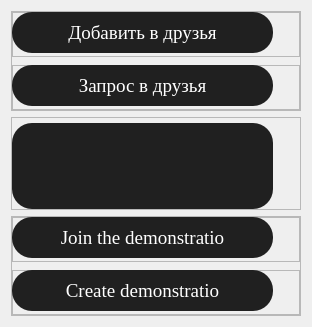
        <widget class="QWidget" name="widget_bottom_left" native="true">
         <property name="maximumSize">
          <size>
           <width>290</width>
           <height>16777215</height>
          </size>
         </property>
         <property name="focusPolicy">
          <enum>Qt::NoFocus</enum>
         </property>
         <layout class="QVBoxLayout" name="verticalLayout_2">
          <item>
           <widget class="QFrame" name="frame_5">
            <property name="sizePolicy">
             <sizepolicy hsizetype="Expanding" vsizetype="Expanding">
              <horstretch>0</horstretch>
              <verstretch>0</verstretch>
             </sizepolicy>
            </property>
            <property name="minimumSize">
             <size>
              <width>290</width>
              <height>100</height>
             </size>
            </property>
            <property name="maximumSize">
             <size>
              <width>290</width>
              <height>100</height>
             </size>
            </property>
            <property name="focusPolicy">
             <enum>Qt::NoFocus</enum>
            </property>
            <property name="frameShape">
             <enum>QFrame::StyledPanel</enum>
            </property>
            <property name="frameShadow">
             <enum>QFrame::Raised</enum>
            </property>
            <layout class="QVBoxLayout" name="verticalLayout_5">
             <property name="spacing">
              <number>8</number>
             </property>
             <property name="leftMargin">
              <number>0</number>
             </property>
             <property name="topMargin">
              <number>0</number>
             </property>
             <property name="rightMargin">
              <number>0</number>
             </property>
             <property name="bottomMargin">
              <number>0</number>
             </property>
             <item>
              <widget class="QFrame" name="frame_10">
               <property name="maximumSize">
                <size>
                 <width>16777215</width>
                 <height>45</height>
                </size>
               </property>
               <property name="focusPolicy">
                <enum>Qt::NoFocus</enum>
               </property>
               <property name="frameShape">
                <enum>QFrame::StyledPanel</enum>
               </property>
               <property name="frameShadow">
                <enum>QFrame::Raised</enum>
               </property>
               <widget class="QPushButton" name="add_friend_button">
                <property name="geometry">
                 <rect>
                  <x>0</x>
                  <y>0</y>
                  <width>261</width>
                  <height>41</height>
                 </rect>
                </property>
                <property name="font">
                 <font>
                  <family>Times New Roman</family>
                  <pointsize>14</pointsize>
                 </font>
                </property>
                <property name="cursor">
                 <cursorShape>PointingHandCursor</cursorShape>
                </property>
                <property name="mouseTracking">
                 <bool>false</bool>
                </property>
                <property name="focusPolicy">
                 <enum>Qt::NoFocus</enum>
                </property>
                <property name="styleSheet">
                 <string notr="true">QPushButton {
	color: white;
	background-color: #202020;
    border-radius: 20px;
}
QPushButton:hover {
	background-color: #393939;
}
QPushButton:pressed {
	background-color: #2f2f2f;
}</string>
                </property>
                <property name="text">
                 <string>Добавить в друзья</string>
                </property>
               </widget>
              </widget>
             </item>
             <item>
              <widget class="QFrame" name="frame_11">
               <property name="focusPolicy">
                <enum>Qt::NoFocus</enum>
               </property>
               <property name="frameShape">
                <enum>QFrame::StyledPanel</enum>
               </property>
               <property name="frameShadow">
                <enum>QFrame::Raised</enum>
               </property>
               <widget class="QPushButton" name="request_friend_button">
                <property name="geometry">
                 <rect>
                  <x>0</x>
                  <y>0</y>
                  <width>261</width>
                  <height>41</height>
                 </rect>
                </property>
                <property name="font">
                 <font>
                  <family>Times New Roman</family>
                  <pointsize>14</pointsize>
                 </font>
                </property>
                <property name="cursor">
                 <cursorShape>PointingHandCursor</cursorShape>
                </property>
                <property name="mouseTracking">
                 <bool>false</bool>
                </property>
                <property name="tabletTracking">
                 <bool>false</bool>
                </property>
                <property name="focusPolicy">
                 <enum>Qt::NoFocus</enum>
                </property>
                <property name="styleSheet">
                 <string notr="true">QPushButton {
	color: white;
	background-color: #202020;
    border-radius: 20px;
}
QPushButton:hover {
	background-color: #393939;
}
QPushButton:pressed {
	background-color: #2f2f2f;
}</string>
                </property>
                <property name="text">
                 <string>Запрос в друзья</string>
                </property>
               </widget>
              </widget>
             </item>
            </layout>
           </widget>
          </item>
          <item>
           <widget class="QFrame" name="frame_4">
            <property name="enabled">
             <bool>true</bool>
            </property>
            <property name="sizePolicy">
             <sizepolicy hsizetype="Expanding" vsizetype="Expanding">
              <horstretch>0</horstretch>
              <verstretch>0</verstretch>
             </sizepolicy>
            </property>
            <property name="minimumSize">
             <size>
              <width>290</width>
              <height>50</height>
             </size>
            </property>
            <property name="maximumSize">
             <size>
              <width>16777215</width>
              <height>16777215</height>
             </size>
            </property>
            <property name="focusPolicy">
             <enum>Qt::NoFocus</enum>
            </property>
            <property name="frameShape">
             <enum>QFrame::StyledPanel</enum>
            </property>
            <property name="frameShadow">
             <enum>QFrame::Raised</enum>
            </property>
            <layout class="QVBoxLayout" name="verticalLayout_6">
             <property name="leftMargin">
              <number>0</number>
             </property>
             <property name="topMargin">
              <number>5</number>
             </property>
             <property name="bottomMargin">
              <number>0</number>
             </property>
             <item>
              <widget class="QFrame" name="frame_9">
               <property name="minimumSize">
                <size>
                 <width>261</width>
                 <height>50</height>
                </size>
               </property>
               <property name="maximumSize">
                <size>
                 <width>261</width>
                 <height>16777215</height>
                </size>
               </property>
               <property name="focusPolicy">
                <enum>Qt::NoFocus</enum>
               </property>
               <property name="styleSheet">
                <string notr="true">background-color: #202020; /* Замените #CCCCCC на желаемый серый цвет */
color: white;
border-radius: 20px; /* Значение border-radius определяет радиус закругления углов */
</string>
               </property>
               <property name="frameShape">
                <enum>QFrame::StyledPanel</enum>
               </property>
               <property name="frameShadow">
                <enum>QFrame::Raised</enum>
               </property>
               <layout class="QVBoxLayout" name="verticalLayout_4">
                <property name="leftMargin">
                 <number>11</number>
                </property>
                <item>
                 <widget class="QScrollArea" name="scrollArea">
                  <property name="cursor" stdset="0">
                   <cursorShape>ArrowCursor</cursorShape>
                  </property>
                  <property name="focusPolicy">
                   <enum>Qt::ClickFocus</enum>
                  </property>
                  <property name="styleSheet">
                   <string notr="true">QScrollBar {
	height:0px;
	width:0px;
}
</string>
                  </property>
                  <property name="verticalScrollBarPolicy">
                   <enum>Qt::ScrollBarAlwaysOff</enum>
                  </property>
                  <property name="horizontalScrollBarPolicy">
                   <enum>Qt::ScrollBarAlwaysOff</enum>
                  </property>
                  <property name="widgetResizable">
                   <bool>true</bool>
                  </property>
                  <property name="alignment">
                   <set>Qt::AlignLeading|Qt::AlignLeft|Qt::AlignVCenter</set>
                  </property>
                  <widget class="QWidget" name="scrollAreaWidgetContents">
                   <property name="geometry">
                    <rect>
                     <x>0</x>
                     <y>0</y>
                     <width>239</width>
                     <height>220</height>
                    </rect>
                   </property>
                   <property name="cursor">
                    <cursorShape>ArrowCursor</cursorShape>
                   </property>
                  </widget>
                 </widget>
                </item>
               </layout>
              </widget>
             </item>
            </layout>
           </widget>
          </item>
          <item>
           <widget class="QFrame" name="frame_6">
            <property name="sizePolicy">
             <sizepolicy hsizetype="Expanding" vsizetype="Expanding">
              <horstretch>0</horstretch>
              <verstretch>0</verstretch>
             </sizepolicy>
            </property>
            <property name="minimumSize">
             <size>
              <width>290</width>
              <height>100</height>
             </size>
            </property>
            <property name="maximumSize">
             <size>
              <width>290</width>
              <height>110</height>
             </size>
            </property>
            <property name="focusPolicy">
             <enum>Qt::NoFocus</enum>
            </property>
            <property name="frameShape">
             <enum>QFrame::StyledPanel</enum>
            </property>
            <property name="frameShadow">
             <enum>QFrame::Raised</enum>
            </property>
            <layout class="QVBoxLayout" name="verticalLayout_3">
             <property name="spacing">
              <number>8</number>
             </property>
             <property name="leftMargin">
              <number>0</number>
             </property>
             <property name="topMargin">
              <number>0</number>
             </property>
             <property name="rightMargin">
              <number>0</number>
             </property>
             <property name="bottomMargin">
              <number>0</number>
             </property>
             <item>
              <widget class="QFrame" name="frame_7">
               <property name="focusPolicy">
                <enum>Qt::NoFocus</enum>
               </property>
               <property name="frameShape">
                <enum>QFrame::StyledPanel</enum>
               </property>
               <property name="frameShadow">
                <enum>QFrame::Raised</enum>
               </property>
               <widget class="QPushButton" name="load_demonstrasion_button">
                <property name="geometry">
                 <rect>
                  <x>0</x>
                  <y>0</y>
                  <width>261</width>
                  <height>41</height>
                 </rect>
                </property>
                <property name="font">
                 <font>
                  <family>Times New Roman</family>
                  <pointsize>14</pointsize>
                 </font>
                </property>
                <property name="cursor">
                 <cursorShape>PointingHandCursor</cursorShape>
                </property>
                <property name="mouseTracking">
                 <bool>false</bool>
                </property>
                <property name="focusPolicy">
                 <enum>Qt::NoFocus</enum>
                </property>
                <property name="styleSheet">
                 <string notr="true">QPushButton {
	color: white;
	background-color: #202020;
    border-radius: 20px;
}
QPushButton:hover {
	background-color: #393939;
}
QPushButton:pressed {
	background-color: #2f2f2f;
}</string>
                </property>
                <property name="text">
                 <string>Join the demonstratio</string>
                </property>
               </widget>
              </widget>
             </item>
             <item>
              <widget class="QFrame" name="frame_8">
               <property name="focusPolicy">
                <enum>Qt::NoFocus</enum>
               </property>
               <property name="frameShape">
                <enum>QFrame::StyledPanel</enum>
               </property>
               <property name="frameShadow">
                <enum>QFrame::Raised</enum>
               </property>
               <widget class="QPushButton" name="new_demonstrasion_button">
                <property name="geometry">
                 <rect>
                  <x>0</x>
                  <y>0</y>
                  <width>261</width>
                  <height>41</height>
                 </rect>
                </property>
                <property name="font">
                 <font>
                  <family>Times New Roman</family>
                  <pointsize>14</pointsize>
                 </font>
                </property>
                <property name="cursor">
                 <cursorShape>PointingHandCursor</cursorShape>
                </property>
                <property name="mouseTracking">
                 <bool>false</bool>
                </property>
                <property name="focusPolicy">
                 <enum>Qt::NoFocus</enum>
                </property>
                <property name="styleSheet">
                 <string notr="true">QPushButton {
	color: white;
	background-color: #202020;
    border-radius: 20px;
}
QPushButton:hover {
	background-color: #393939;
}
QPushButton:pressed {
	background-color: #2f2f2f;
}</string>
                </property>
                <property name="text">
                 <string>Create demonstratio</string>
                </property>
               </widget>
              </widget>
             </item>
            </layout>
           </widget>
          </item>
         </layout>
        </widget>
